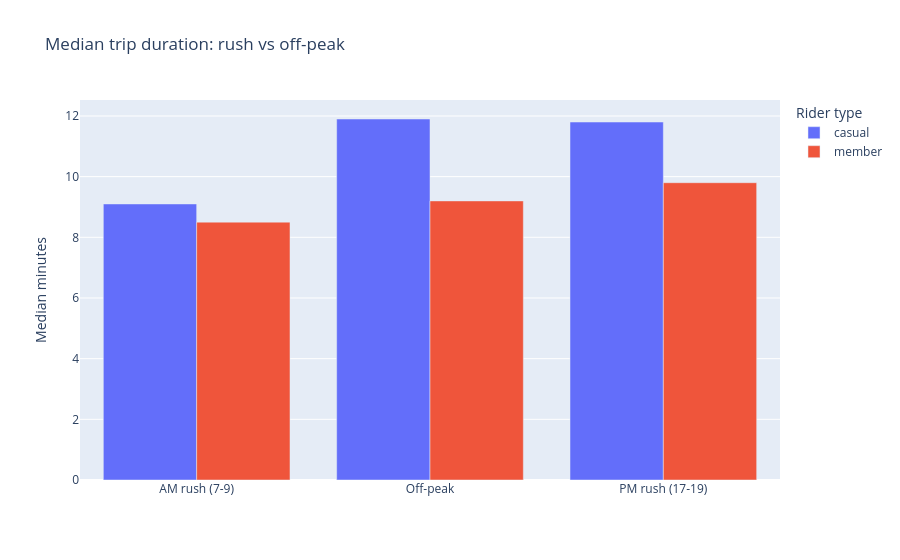

The code cell stored with this chart in its notebook:
### Markdown cell above
## Q8 · Rush-hour check
Member trips are shortest in the AM rush (8.5 min median) — classic commute behavior, confirming members are the commuter segment.

### Code cell
q8 = con.execute("""
SELECT CASE WHEN EXTRACT(HOUR FROM started_at) BETWEEN 7 AND 9 THEN 'AM rush (7-9)'
 WHEN EXTRACT(HOUR FROM started_at) BETWEEN 17 AND 19 THEN 'PM rush (17-19)'
 ELSE 'Off-peak' END AS period, member_casual,
 ROUND(QUANTILE_CONT(date_diff('second',started_at,ended_at),0.5)/60,1) AS med_min
FROM trips WHERE ended_at>started_at GROUP BY 1,2 ORDER BY 1,2""").fetchdf()
q8

### Figure 1 — Plotly figure (JSON) as saved in the notebook; plotly's stock layout.template omitted (floating-point values rounded to 4 significant figures)
{"data": [{"alignmentgroup": "True", "hovertemplate": "Rider type=casual<br>=%{x}<br>Median minutes=%{y}<extra></extra>", "legendgroup": "casual", "marker": {"color": "#636efa", "pattern": {"shape": ""}}, "name": "casual", "offsetgroup": "casual", "orientation": "v", "showlegend": true, "textposition": "auto", "type": "bar", "x": ["AM rush (7-9)", "Off-peak", "PM rush (17-19)"], "xaxis": "x", "y": [9.1, 11.9, 11.8], "yaxis": "y"}, {"alignmentgroup": "True", "hovertemplate": "Rider type=member<br>=%{x}<br>Median minutes=%{y}<extra></extra>", "legendgroup": "member", "marker": {"color": "#EF553B", "pattern": {"shape": ""}}, "name": "member", "offsetgroup": "member", "orientation": "v", "showlegend": true, "textposition": "auto", "type": "bar", "x": ["AM rush (7-9)", "Off-peak", "PM rush (17-19)"], "xaxis": "x", "y": [8.5, 9.2, 9.8], "yaxis": "y"}], "layout": {"barmode": "group", "legend": {"title": {"text": "Rider type"}, "tracegroupgap": 0}, "title": {"text": "Median trip duration: rush vs off-peak"}, "xaxis": {"anchor": "y", "domain": [0.0, 1.0], "title": {"text": ""}}, "yaxis": {"anchor": "x", "domain": [0.0, 1.0], "title": {"text": "Median minutes"}}}}
